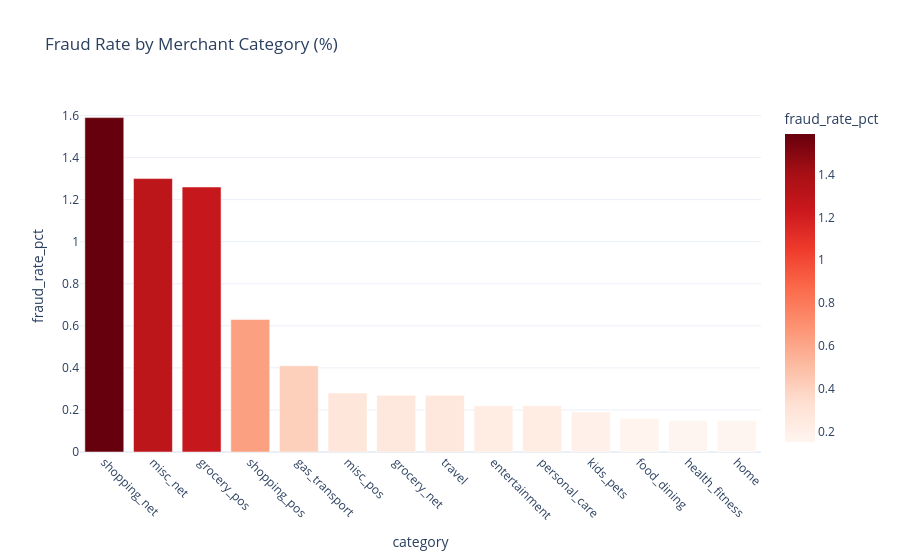

The notebook cell saved with this chart:
### Markdown cell above
## Step 2 — EDA Charts

### Code cell
# Fraud rate by merchant category
fraud_by_cat = df.groupby('category')['is_fraud'].agg(['mean','sum','count']).reset_index()
fraud_by_cat.columns = ['category','fraud_rate','fraud_count','total']
fraud_by_cat['fraud_rate_pct'] = (fraud_by_cat['fraud_rate']*100).round(2)
fraud_by_cat = fraud_by_cat.sort_values('fraud_rate_pct', ascending=False)

fig = px.bar(
    fraud_by_cat, x='category', y='fraud_rate_pct',
    title='Fraud Rate by Merchant Category (%)',
    color='fraud_rate_pct', color_continuous_scale='Reds'
)
fig.update_layout(template='plotly_white', xaxis_tickangle=45)
fig.show()
print(fraud_by_cat[['category','fraud_rate_pct','fraud_count']].to_string(index=False))

### Figure 1 — Plotly figure (JSON) as saved in the notebook; plotly's stock layout.template omitted (floating-point values rounded to 4 significant figures)
{"data": [{"hovertemplate": "category=%{x}<br>fraud_rate_pct=%{marker.color}<extra></extra>", "legendgroup": "", "marker": {"color": [1.59, 1.3, 1.26, 0.63, 0.41, 0.28, 0.27, 0.27, 0.22, 0.22, 0.19, 0.16, 0.15, 0.15], "coloraxis": "coloraxis", "pattern": {"shape": ""}}, "name": "", "orientation": "v", "showlegend": false, "textposition": "auto", "type": "bar", "x": ["shopping_net", "misc_net", "grocery_pos", "shopping_pos", "gas_transport", "misc_pos", "grocery_net", "travel", "entertainment", "personal_care", "kids_pets", "food_dining", "health_fitness", "home"], "xaxis": "x", "y": [1.59, 1.3, 1.26, 0.63, 0.41, 0.28, 0.27, 0.27, 0.22, 0.22, 0.19, 0.16, 0.15, 0.15], "yaxis": "y"}], "layout": {"barmode": "relative", "coloraxis": {"colorbar": {"title": {"text": "fraud_rate_pct"}}, "colorscale": [[0, "rgb(255,245,240)"], [0.125, "rgb(254,224,210)"], [0.25, "rgb(252,187,161)"], [0.375, "rgb(252,146,114)"], [0.5, "rgb(251,106,74)"], [0.625, "rgb(239,59,44)"], [0.75, "rgb(203,24,29)"], [0.875, "rgb(165,15,21)"], [1, "rgb(103,0,13)"]]}, "legend": {"tracegroupgap": 0}, "title": {"text": "Fraud Rate by Merchant Category (%)"}, "xaxis": {"anchor": "y", "domain": [0, 1], "tickangle": 45, "title": {"text": "category"}}, "yaxis": {"anchor": "x", "domain": [0, 1], "title": {"text": "fraud_rate_pct"}}}}
